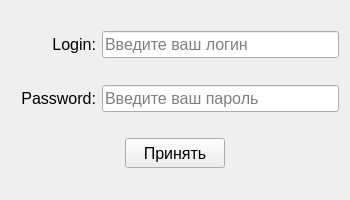
<?xml version="1.0" encoding="UTF-8"?>
<ui version="4.0">
 <class>Login_form</class>
 <widget class="QWidget" name="Login_form">
  <property name="enabled">
   <bool>true</bool>
  </property>
  <property name="geometry">
   <rect>
    <x>0</x>
    <y>0</y>
    <width>350</width>
    <height>200</height>
   </rect>
  </property>
  <property name="sizePolicy">
   <sizepolicy hsizetype="Preferred" vsizetype="Preferred">
    <horstretch>0</horstretch>
    <verstretch>0</verstretch>
   </sizepolicy>
  </property>
  <property name="minimumSize">
   <size>
    <width>350</width>
    <height>200</height>
   </size>
  </property>
  <property name="maximumSize">
   <size>
    <width>350</width>
    <height>200</height>
   </size>
  </property>
  <property name="font">
   <font>
    <family>Segoe UI</family>
   </font>
  </property>
  <property name="windowTitle">
   <string>Авторизация</string>
  </property>
  <property name="styleSheet">
   <string notr="true"/>
  </property>
  <layout class="QVBoxLayout" name="verticalLayout">
   <item>
    <spacer name="verticalSpacer_2">
     <property name="orientation">
      <enum>Qt::Orientation::Vertical</enum>
     </property>
     <property name="sizeHint" stdset="0">
      <size>
       <width>20</width>
       <height>40</height>
      </size>
     </property>
    </spacer>
   </item>
   <item>
    <layout class="QHBoxLayout" name="horizontalLayout">
     <item>
      <widget class="QLabel" name="Label_Login">
       <property name="minimumSize">
        <size>
         <width>85</width>
         <height>0</height>
        </size>
       </property>
       <property name="font">
        <font>
         <family>Segoe UI</family>
         <pointsize>12</pointsize>
        </font>
       </property>
       <property name="frameShape">
        <enum>QFrame::Shape::NoFrame</enum>
       </property>
       <property name="text">
        <string>Login:</string>
       </property>
       <property name="alignment">
        <set>Qt::AlignmentFlag::AlignRight|Qt::AlignmentFlag::AlignTrailing|Qt::AlignmentFlag::AlignVCenter</set>
       </property>
      </widget>
     </item>
     <item>
      <widget class="QLineEdit" name="lineEditLogin">
       <property name="font">
        <font>
         <family>Segoe UI</family>
         <pointsize>12</pointsize>
        </font>
       </property>
       <property name="autoFillBackground">
        <bool>false</bool>
       </property>
       <property name="frame">
        <bool>true</bool>
       </property>
       <property name="placeholderText">
        <string>Введите ваш логин</string>
       </property>
      </widget>
     </item>
    </layout>
   </item>
   <item>
    <spacer name="verticalSpacer_3">
     <property name="orientation">
      <enum>Qt::Orientation::Vertical</enum>
     </property>
     <property name="sizeHint" stdset="0">
      <size>
       <width>20</width>
       <height>40</height>
      </size>
     </property>
    </spacer>
   </item>
   <item>
    <layout class="QHBoxLayout" name="horizontalLayout_2">
     <item>
      <widget class="QLabel" name="Label_Password">
       <property name="minimumSize">
        <size>
         <width>85</width>
         <height>0</height>
        </size>
       </property>
       <property name="font">
        <font>
         <family>Segoe UI</family>
         <pointsize>12</pointsize>
        </font>
       </property>
       <property name="text">
        <string>Password:</string>
       </property>
       <property name="alignment">
        <set>Qt::AlignmentFlag::AlignRight|Qt::AlignmentFlag::AlignTrailing|Qt::AlignmentFlag::AlignVCenter</set>
       </property>
      </widget>
     </item>
     <item>
      <widget class="QLineEdit" name="lineEditPassword">
       <property name="font">
        <font>
         <family>Segoe UI</family>
         <pointsize>12</pointsize>
        </font>
       </property>
       <property name="autoFillBackground">
        <bool>false</bool>
       </property>
       <property name="inputMethodHints">
        <set>Qt::InputMethodHint::ImhHiddenText|Qt::InputMethodHint::ImhNoAutoUppercase|Qt::InputMethodHint::ImhNoPredictiveText|Qt::InputMethodHint::ImhSensitiveData</set>
       </property>
       <property name="frame">
        <bool>true</bool>
       </property>
       <property name="echoMode">
        <enum>QLineEdit::EchoMode::Password</enum>
       </property>
       <property name="placeholderText">
        <string>Введите ваш пароль</string>
       </property>
      </widget>
     </item>
    </layout>
   </item>
   <item>
    <spacer name="verticalSpacer_4">
     <property name="orientation">
      <enum>Qt::Orientation::Vertical</enum>
     </property>
     <property name="sizeHint" stdset="0">
      <size>
       <width>20</width>
       <height>40</height>
      </size>
     </property>
    </spacer>
   </item>
   <item alignment="Qt::AlignmentFlag::AlignHCenter">
    <widget class="QPushButton" name="pushButton">
     <property name="enabled">
      <bool>true</bool>
     </property>
     <property name="sizePolicy">
      <sizepolicy hsizetype="Minimum" vsizetype="Minimum">
       <horstretch>0</horstretch>
       <verstretch>0</verstretch>
      </sizepolicy>
     </property>
     <property name="minimumSize">
      <size>
       <width>100</width>
       <height>30</height>
      </size>
     </property>
     <property name="maximumSize">
      <size>
       <width>100</width>
       <height>16777215</height>
      </size>
     </property>
     <property name="font">
      <font>
       <family>Segoe UI</family>
       <pointsize>12</pointsize>
      </font>
     </property>
     <property name="layoutDirection">
      <enum>Qt::LayoutDirection::LeftToRight</enum>
     </property>
     <property name="text">
      <string>Принять</string>
     </property>
    </widget>
   </item>
   <item>
    <spacer name="verticalSpacer">
     <property name="orientation">
      <enum>Qt::Orientation::Vertical</enum>
     </property>
     <property name="sizeHint" stdset="0">
      <size>
       <width>20</width>
       <height>40</height>
      </size>
     </property>
    </spacer>
   </item>
  </layout>
 </widget>
 <resources/>
 <connections/>
</ui>
